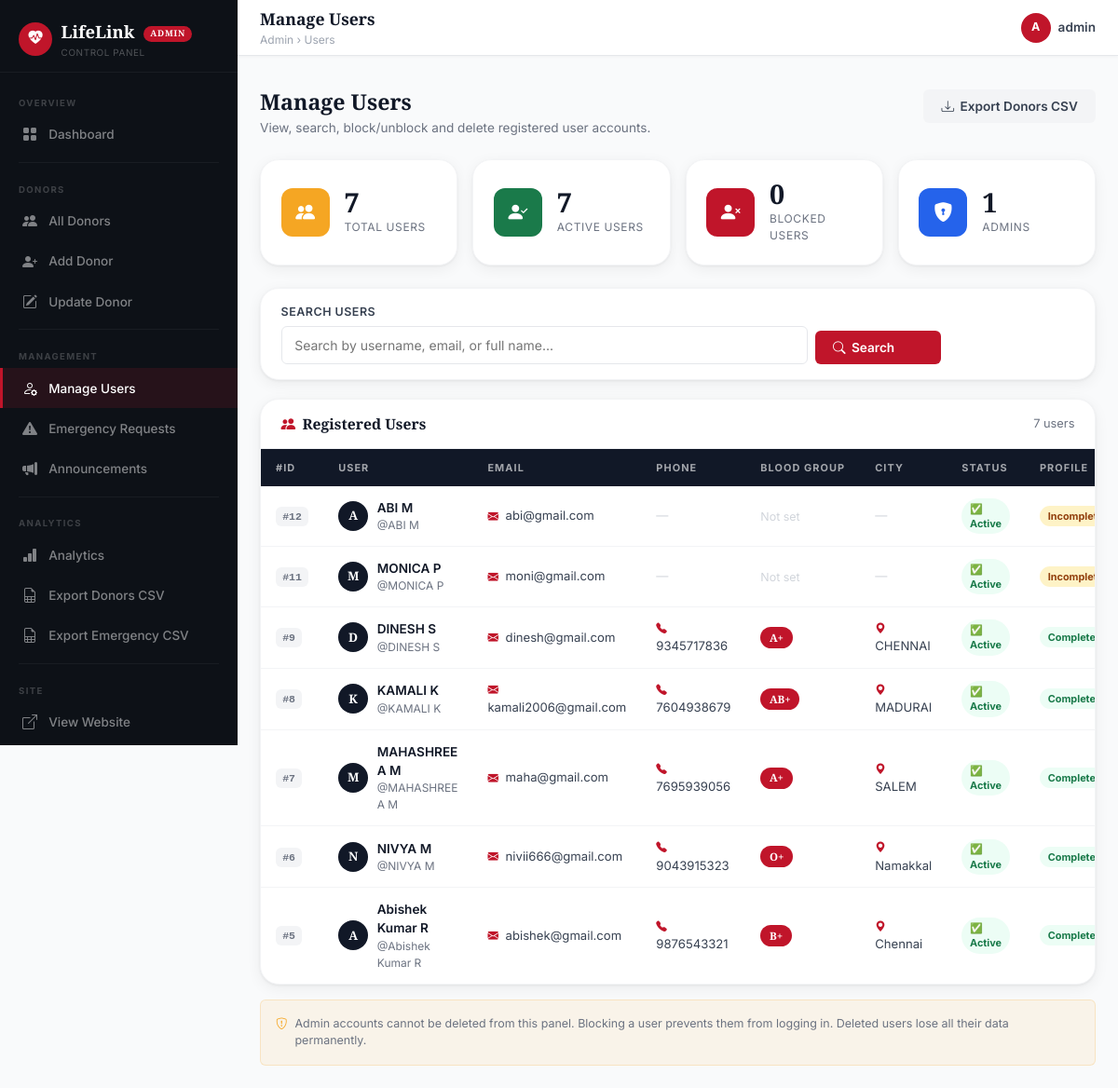
Page /admin/users (signed in) on the committed database.
### tables this page shows
CREATE TABLE users (
            id            INTEGER PRIMARY KEY AUTOINCREMENT,
            username      TEXT    NOT NULL UNIQUE,
            email         TEXT    NOT NULL UNIQUE,
            password_hash TEXT    NOT NULL,
            full_name     TEXT,
            phone         TEXT,
            blood_group   TEXT,
            city          TEXT,
            role          TEXT    NOT NULL DEFAULT 'user',
            is_blocked    INTEGER DEFAULT 0,
            profile_complete INTEGER DEFAULT 0,
            created_at    TEXT    DEFAULT (datetime('now'))
        );

### app.py (the view)
@app.route('/admin/users')
@admin_required
def admin_users():
    search = request.args.get('search','').strip()
    if search:
        users = search_users(search)
    else:
        users = get_all_users()
    return render_template('admin/manage_users.html',
        users=users, search=search)

### app.py (called while the page is built)
def admin_required(f):
    @wraps(f)
    def decorated(*args, **kwargs):
        if 'user_id' not in session:
            flash("Admin login required.", "danger")
            return redirect(url_for('admin_login'))
        if session.get('role') != 'admin':
            flash("⚠️ Access Denied! This page is for Admins only.", "danger")
            return redirect(url_for('home'))
        return f(*args, **kwargs)
    return decorated

### database.py (called while the page is built)
def get_db_connection():
    conn = sqlite3.connect(Config.DATABASE)
    conn.row_factory = sqlite3.Row
    return conn

def get_all_users():
    conn = get_db_connection()
    c = conn.cursor()
    c.execute("SELECT * FROM users WHERE role='user' ORDER BY created_at DESC")
    users = c.fetchall()
    conn.close()
    return users

### templates/admin/manage_users.html (shortened to what this page needs)
{% extends "admin/base_admin.html" %}
{% block page_title %}Manage Users{% endblock %}
{% block breadcrumb %}Users{% endblock %}
{% block content %}
<div class="a-page-header">
  <div>
    <h2>Manage Users</h2>
    <p>View, search, block/unblock and delete registered user accounts.</p>
  </div>
  <div class="d-flex gap-2">
    <a href="{{ url_for('admin_export_donors') }}" class="btn-admin-secondary">
      <i class="bi bi-download"></i> Export Donors CSV
    </a>
  </div>
</div>
<div class="row g-3 mb-4">
  <div class="col-6 col-md-3">
    <div class="a-stat-card">
      <div class="a-stat-icon gold"><i class="bi bi-people-fill"></i></div>
      <div>
        <div class="a-stat-value">{{ users|length }}</div>
        <div class="a-stat-label">Total Users</div>
      </div>
    </div>
  </div>
  <div class="col-6 col-md-3">
    <div class="a-stat-card">
      <div class="a-stat-icon green"><i class="bi bi-person-check-fill"></i></div>
      <div>
        <div class="a-stat-value">{{ users|selectattr('is_blocked','equalto',0)|list|length }}</div>
        <div class="a-stat-label">Active Users</div>
      </div>
    </div>
  </div>
  <div class="col-6 col-md-3">
    <div class="a-stat-card">
      <div class="a-stat-icon red"><i class="bi bi-person-x-fill"></i></div>
      <div>
        <div class="a-stat-value">{{ users|selectattr('is_blocked','equalto',1)|list|length }}</div>
        <div class="a-stat-label">Blocked Users</div>
      </div>
    </div>
  </div>
  <div class="col-6 col-md-3">
    <div class="a-stat-card">
      <div class="a-stat-icon blue"><i class="bi bi-shield-lock-fill"></i></div>
      <div>
        <div class="a-stat-value">1</div>
        <div class="a-stat-label">Admins</div>
      </div>
    </div>
  </div>
</div>
<div class="a-search-bar">
  <form method="GET" action="{{ url_for('admin_users') }}">
    <div class="row g-2 align-items-end">
      <div class="col-md-8">
        <label class="a-form-label">Search Users</label>
        <input type="text" name="search" class="a-form-control"
          placeholder="Search by username, email, or full name..."
          value="{{ search }}">
      </div>
      <div class="col-md-2">
        <button type="submit" class="btn-admin-primary w-100">
          <i class="bi bi-search"></i> Search
        </button>
      </div>
    </div>
  </form>
</div>
<div class="a-card">
  <div class="a-card-header">
    <h5>
      <i class="bi bi-people-fill"></i>
      Registered Users
    </h5>
    <span style="font-size:0.8rem; color:var(--gray-500);">
      {{ users|length }} user{{ 's' if users|length != 1 else '' }}
    </span>
  </div>
  {% if users %}
  <div style="overflow-x:auto;">
    <table class="a-table">
      <thead>
        <tr>
          <th>#ID</th>
          <th>User</th>
          <th>Email</th>
          <th>Phone</th>
          <th>Blood Group</th>
          <th>City</th>
          <th>Status</th>
          <th>Profile</th>
        </tr>
      </thead>
      <tbody>
        {% for u in users %}
        <tr>
          <td><span class="b-id">#{{ u.id }}</span></td>
          <td>
            <div class="d-name-cell">
              <div class="d-avatar" style="background:var(--gray-900); color:#fff;">
                {{ (u.full_name or u.username)[0]|upper }}
              </div>
              <div>
                <div class="d-name">{{ u.full_name or u.username }}</div>
                <div style="font-size:0.75rem; color:var(--gray-500);">@{{ u.username }}</div>
              </div>
            </div>
          </td>
          <td style="font-size:0.82rem;">
            <i class="bi bi-envelope-fill me-1" style="color:var(--red); font-size:0.72rem;"></i>
            {{ u.email }}
          </td>
          <td style="font-size:0.82rem;">
            {% if u.phone %}
              <i class="bi bi-telephone-fill me-1" style="color:var(--red); font-size:0.72rem;"></i>
              {{ u.phone }}
            {% else %}
              <span style="color:var(--gray-300);">—</span>
            {% endif %}
          </td>
          <td>
            {% if u.blood_group %}
              <span class="b-blood">{{ u.blood_group }}</span>
            {% else %}
              <span style="color:var(--gray-300); font-size:0.78rem;">Not set</span>
            {% endif %}
          </td>
          <td style="font-size:0.82rem;">
            {% if u.city %}
              <i class="bi bi-geo-alt-fill me-1" style="color:var(--red); font-size:0.72rem;"></i>
              {{ u.city }}
            {% else %}
              <span style="color:var(--gray-300);">—</span>
            {% endif %}
          </td>
          <td>
            {% if u.is_blocked %}
              <span class="b-blocked">🚫 Blocked</span>
            {% else %}
              <span class="b-active">✅ Active</span>
            {% endif %}
          </td>
          <td>
            {% if u.profile_complete %}
              <span class="b-active">Complete</span>
            {% else %}
              <span class="b-status-pending">Incomplete</span>
            {% endif %}
          </td>
        </tr>
        {% endfor %}
      </tbody>
    </table>
  </div>
  {% endif %}
</div>
<div class="mt-3 p-3 rounded"
  style="background:rgba(245,166,35,0.08); border:1px solid rgba(245,166,35,0.2);">
  <small class="d-flex align-items-start gap-2" style="color:var(--gray-500); font-size:0.78rem;">
    <i class="bi bi-shield-exclamation" style="color:var(--gold); flex-shrink:0; margin-top:1px;"></i>
    Admin accounts cannot be deleted from this panel.
    Blocking a user prevents them from logging in.
    Deleted users lose all their data permanently.
  </small>
</div>
{% endblock %}

### rows in the picture
users: id "12", full_name "A", full_name "ABI M", username "ABI M", email "abi@gmail.com", shows "Not set", is_blocked "✅ Active", profile_complete "Incomplete"
users: id "11", full_name "M", full_name "MONICA P", username "MONICA P", email "moni@gmail.com", shows "Not set", is_blocked "✅ Active", profile_complete "Incomplete"
users: id "9", full_name "D", full_name "DINESH S", username "DINESH S", email "dinesh@gmail.com", phone "9345717836", blood_group "A+", city "CHENNAI", is_blocked "✅ Active", profile_complete "Complete"
users: id "8", full_name "K", full_name "KAMALI K", username "KAMALI K", email "kamali2006@gmail.com", phone "7604938679", blood_group "AB+", city "MADURAI", is_blocked "✅ Active", profile_complete "Complete"
users: id "7", full_name "M", full_name "MAHASHREE A M", username "MAHASHREE A M", email "maha@gmail.com", phone "7695939056", blood_group "A+", city "SALEM", is_blocked "✅ Active", profile_complete "Complete"
users: id "6", full_name "N", full_name "NIVYA M", username "NIVYA M", email "nivii666@gmail.com", phone "9043915323", blood_group "O+", city "Namakkal", is_blocked "✅ Active", profile_complete "Complete"
users: id "5", full_name "A", full_name "Abishek Kumar R", username "Abishek Kumar R", email "abishek@gmail.com", phone "9876543321", blood_group "B+", city "Chennai", is_blocked "✅ Active", profile_complete "Complete"

### other values in the picture
{{ session.username[0]|upper }} "A"
{{ session.username }} "admin"
{{ users|length }} "7"
{{ users|selectattr('is_blocked','equalto',0)|list|length }} "7"
{{ users|selectattr('is_blocked','equalto',1)|list|length }} "0"
{{ 's' if users|length != 1 else '' }} "s"
